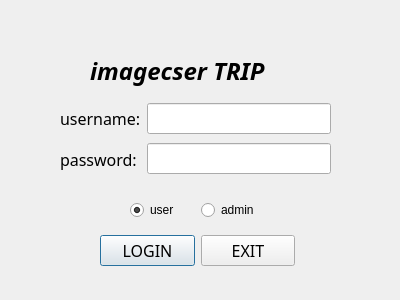
<?xml version="1.0" encoding="UTF-8"?>
<ui version="4.0">
 <class>loginui</class>
 <widget class="QDialog" name="loginui">
  <property name="geometry">
   <rect>
    <x>0</x>
    <y>0</y>
    <width>400</width>
    <height>300</height>
   </rect>
  </property>
  <property name="mouseTracking">
   <bool>false</bool>
  </property>
  <property name="windowTitle">
   <string>icTRIP</string>
  </property>
  <widget class="QLabel" name="label_3">
   <property name="geometry">
    <rect>
     <x>90</x>
     <y>50</y>
     <width>221</width>
     <height>41</height>
    </rect>
   </property>
   <property name="font">
    <font>
     <family>汉仪旗黑X1-45W</family>
     <pointsize>18</pointsize>
     <weight>75</weight>
     <italic>true</italic>
     <bold>true</bold>
    </font>
   </property>
   <property name="text">
    <string>imagecser TRIP</string>
   </property>
  </widget>
  <widget class="QWidget" name="layoutWidget">
   <property name="geometry">
    <rect>
     <x>60</x>
     <y>100</y>
     <width>271</width>
     <height>77</height>
    </rect>
   </property>
   <layout class="QHBoxLayout" name="horizontalLayout_2">
    <item>
     <layout class="QVBoxLayout" name="verticalLayout">
      <item>
       <widget class="QLabel" name="label">
        <property name="font">
         <font>
          <family>微软雅黑</family>
          <pointsize>12</pointsize>
         </font>
        </property>
        <property name="text">
         <string>username:</string>
        </property>
       </widget>
      </item>
      <item>
       <widget class="QLabel" name="label_2">
        <property name="font">
         <font>
          <family>微软雅黑</family>
          <pointsize>12</pointsize>
         </font>
        </property>
        <property name="text">
         <string>password:</string>
        </property>
       </widget>
      </item>
     </layout>
    </item>
    <item>
     <layout class="QVBoxLayout" name="verticalLayout_2">
      <item>
       <widget class="QLineEdit" name="usernameLine">
        <property name="font">
         <font>
          <family>微软雅黑</family>
          <pointsize>12</pointsize>
         </font>
        </property>
       </widget>
      </item>
      <item>
       <widget class="QLineEdit" name="passwordLine">
        <property name="font">
         <font>
          <family>微软雅黑</family>
          <pointsize>12</pointsize>
         </font>
        </property>
       </widget>
      </item>
     </layout>
    </item>
   </layout>
  </widget>
  <widget class="QWidget" name="layoutWidget">
   <property name="geometry">
    <rect>
     <x>100</x>
     <y>230</y>
     <width>195</width>
     <height>41</height>
    </rect>
   </property>
   <layout class="QHBoxLayout" name="horizontalLayout">
    <item>
     <widget class="QPushButton" name="loginBtn">
      <property name="font">
       <font>
        <family>微软雅黑</family>
        <pointsize>12</pointsize>
       </font>
      </property>
      <property name="text">
       <string>LOGIN</string>
      </property>
     </widget>
    </item>
    <item>
     <widget class="QPushButton" name="exitBtn">
      <property name="font">
       <font>
        <family>微软雅黑</family>
        <pointsize>12</pointsize>
       </font>
      </property>
      <property name="text">
       <string>EXIT</string>
      </property>
     </widget>
    </item>
   </layout>
  </widget>
  <widget class="QWidget" name="layoutWidget">
   <property name="geometry">
    <rect>
     <x>130</x>
     <y>200</y>
     <width>135</width>
     <height>21</height>
    </rect>
   </property>
   <layout class="QHBoxLayout" name="horizontalLayout_3">
    <item>
     <widget class="QRadioButton" name="userRadio">
      <property name="text">
       <string>user</string>
      </property>
      <property name="checked">
       <bool>true</bool>
      </property>
     </widget>
    </item>
    <item>
     <widget class="QRadioButton" name="adminRadio">
      <property name="text">
       <string>admin</string>
      </property>
     </widget>
    </item>
   </layout>
  </widget>
 </widget>
 <resources/>
 <connections/>
</ui>
